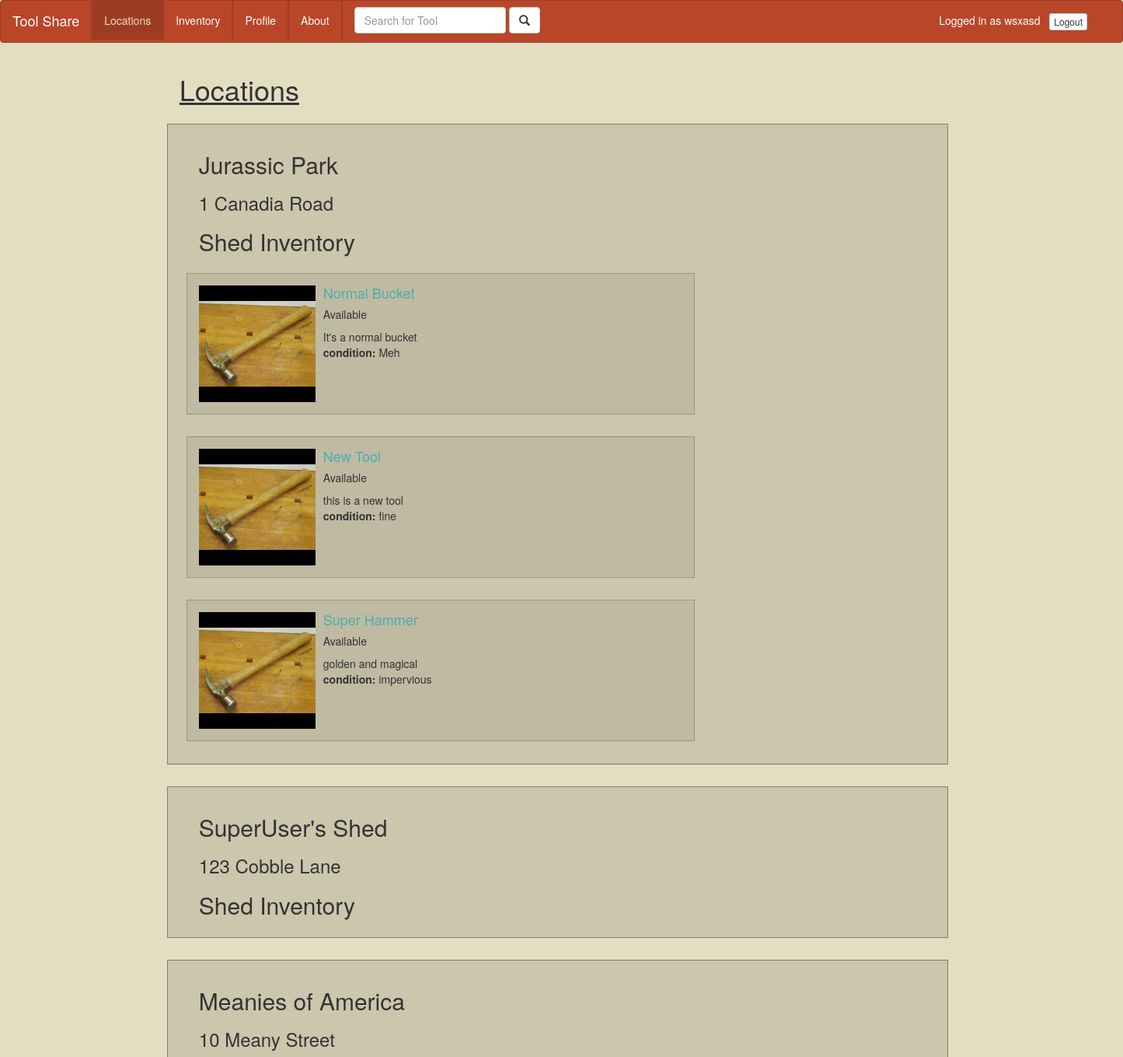
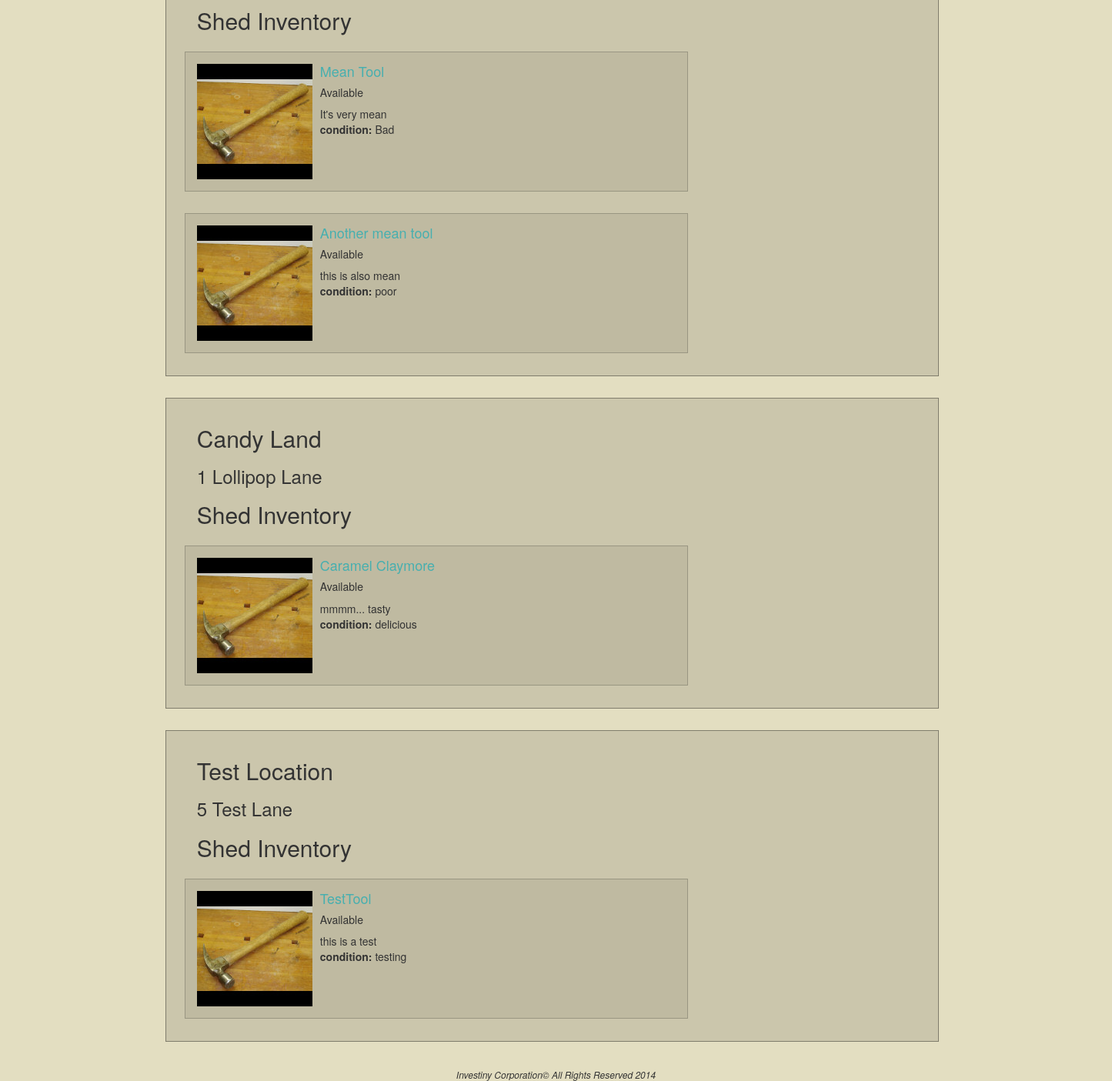
/locations/ (signed in), run on the app's committed database (2 pictures, top to bottom).
### ToolShare/models.py (models this page shows, shortened)
class Location(models.Model):
    name = models.CharField("Location Name", max_length=40, blank=True)
    address = models.TextField("Address", blank=True)
    shed = models.BooleanField()
    owner = models.ForeignKey(Profile)
    zone = models.ForeignKey(ShareZone)

class Tool(models.Model):
    name = models.CharField("Tool Name", max_length=50, blank=True)
    description = models.TextField("Description", blank=True, unique=True)
    condition = models.CharField("Condition", max_length=30, blank=True)
    available = models.BooleanField("Available")
    startdate = models.DateTimeField(blank=True, null=True)
    enddate = models.DateTimeField(blank=True, null=True)
    location = models.ForeignKey(Location)
    borrower = models.ForeignKey(Profile, blank=True, null=True, related_name="borrowed_tools")

### ToolShare/views.py (the view)
# urls.py: url(r'^locations/?$', 'ToolShare.views.locations', name='locations'),
@login_required
def locations(request):
    context = {
    "locations": Location.objects.all(),
    "tools": Tool.objects.all()
    }
    return render(request, "ToolShare/pages/general/locations.html", context)

### ToolShare/templates/ToolShare/pages/general/locations.html (shortened to what this page needs)
{% extends "ToolShare/base/base_navbar.html" %}
{% load staticfiles %}
{% block active_loc %} active {% endblock %}
{% block content %}
<div class="col-md-12 col-md-offset-2">
	<div class="row">
		<h1><u>Locations</u></h3>
		{% for loc in locations %}
		{% if loc.zone == user.profile.zone %}
		<div class="row"><div class="col-md-8 component_shed">
			<h2>{{ loc.name }}</h2>
			<h3>{{ loc.address }}</h3>
			<h2>Shed Inventory</h2>
			{% for tool in tools %}
			{% if tool.location == loc %}
			<div class="row"><div class="col-md-8 component_tool">
				<div class="media">
				  <a class="pull-left" href="tool/{{ tool.id }}">
				    <img class="media-object" src="{% static "./images/tools/hammer.jpg" %}" alt="hammer">
				  </a>
				  <div class="media-body">
				    <h4 class="media-heading"><a href="tool/{{ tool.id }}" /> {{ tool.name }} </a></h4>
				    {% if tool.available %}
				    <h5> Available </h5>
				    {% else %}
				    <h5>Due back:  {{ tool.enddate }} </h5>
				    {% endif %}
				    {{ tool.description }}
				    <p>
				    <b>condition:  </b>
				    {{ tool.condition }}
				    </p>
				  </div>
				</div>
			</div></div>
			{% endif %}
			{% endfor %}
		</div></div>
	{% endif %}
	{% endfor %}
	</div>
</div>
{% endblock %}

### ToolShare/templates/ToolShare/base/base_navbar.html (shortened to what this page needs)
{% load staticfiles %}
<!DOCTYPE html>
<html lang="en">
  <head>
    <link href="{% static "css/bootstrap.min.css" %}" rel="stylesheet">
    <link href="css/bootstrap.min.css" rel="stylesheet">
    <link href="{% static "css/main.css" %}" rel="stylesheet">
  </head>
  <body>
<nav class="navbar navbar-default" role="navigation">
  <div class="container-fluid">
    <div class="navbar-header">
      <a class="navbar-brand" href="{% url "home" %}">Tool Share</a>
    </div>
    <div class="collapse navbar-collapse" id="bs-example-navbar-collapse-1">
      <ul class="nav navbar-nav">
        <li class="divider-vertical"></li>
        <li class={% block active_loc %}none{% endblock %}><a href="{% url "locations" %}">Locations</a></li>
        <li class="divider-vertical"></li>
        <li class={% block active_inv %}none{% endblock %}><a href="{% url "inventory" %}">Inventory</a></li>
        <li class="divider-vertical"></li>
        <li class={% block active_pro %}none{% endblock %}><a href="{% url "profile" %}">Profile</a></li>
        <li class="divider-vertical"></li>
        <li class={% block active_abo %}none{% endblock %}><a href="{% url "about" %}">About</a></li>
        <li class="divider-vertical"></li>
      </ul>
      <ul class="nav navbar-nav navbar-left">
        <form class="navbar-form navbar-left" role="search" action="/">
          <div class="form-group">
            <input type="text" class="form-control" name="SearchTool" id="SearchTool" placeholder="Search for Tool">
          </div>
          <button id="SearchToolButton" type="submit" value="search" class="btn btn-default"><span class="glyphicon glyphicon-search"></span></button>
        </form>
      </ul>
      <ul class="nav navbar-nav navbar-right">
        {% if user.is_authenticated %}
        <p class="navbar-form navbar-text">
          Logged in as {{ user.username }} &nbsp;
          <a href="/logout" class="btn btn-default btn-xs">Logout</a>
        </p>
        {% endif %}
      </ul>
    </div>
  </div>
</nav>
<div class="row">
{% block content %}{% endblock %}
</div>
<footer class="footer">
  Investiny Corporation&copy All Rights Reserved 2014
</footer>
  </body>
</html>

### ToolShare/static/css/main.css (style rules this page uses)
.component_tool { background-color: rgba(179, 175, 151, .5); padding-top:15px; padding-bottom:15px; margin-top:15px; margin-bottom:15px; outline:#999682 solid thin; }
.component_shed { background-color: rgba(179, 175, 151, .5); padding-top:15px; padding-bottom:15px; padding-left:40px; margin-top:15px; margin-bottom:15px; outline:#807d6c solid thin; }
.footer { margin-top:20px; text-align:center; font-style:italic; font-size:12px; }
.navbar .divider-vertical { height: 50px; border-right: 1px solid #a13d24; border-left: 1px solid #a13d24; }

### data on the page
Location: name "Jurassic Park", address "1 Canadia Road"
Tool: name "Normal Bucket", available "Available", description "It's a normal bucket", condition "Meh"
Tool: name "New Tool", available "Available", description "this is a new tool", condition "fine"
Tool: name "Super Hammer", available "Available", description "golden and magical", condition "impervious"
Location: name "SuperUser's Shed", address "123 Cobble Lane"
Location: name "Meanies of America", address "10 Meany Street"
Tool: name "Mean Tool", available "Available", description "It's very mean", condition "Bad"
Tool: name "Another mean tool", available "Available", description "this is also mean", condition "poor"
Location: name "Candy Land", address "1 Lollipop Lane"
Tool: name "Caramel Claymore", available "Available", description "mmmm... tasty", condition "delicious"
Location: name "Test Location", address "5 Test Lane"
Tool: name "TestTool", available "Available", description "this is a test", condition "testing"

### other printed values
{{ user.username }} "wsxasd"
